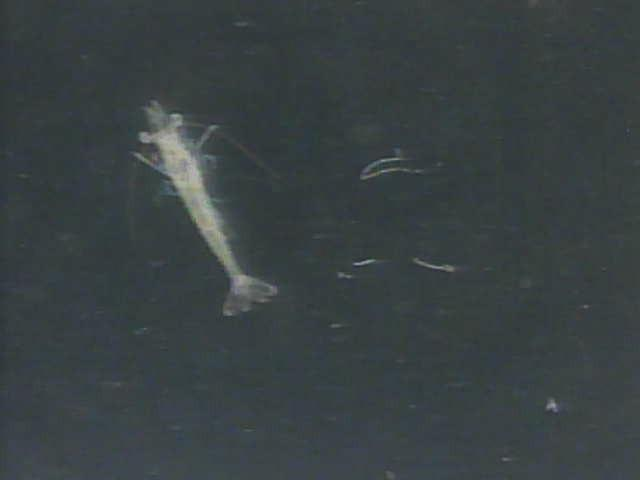
#> input picture Computer Vision for Shrimp Length Estimation/shtest.jpg, 640 x 480 px, found by its file name
$ python '5.3b Image Segmentation.py'
#> lines starting #> are read from the running program, lines starting #| are printed output that depends on the picture; after the words box and inside, x2 and y2 are one past the last pixel; in counts of white or black regions, pixels touching at a corner belong together
import cv2
import numpy as np
import matplotlib.pyplot as plt

# SETTINGS
USE_UNDISTORT = True      # True = use the camera calibration result
                          # False = use the original image directly

# READ IMAGE
gambar_bgr = cv2.imread(
    "shtest.jpg"
)
#> gambar_bgr is the input picture: shape (480, 640, 3); mean B, G, R 67.4, 65.5, 57.3

if gambar_bgr is None:
    print("Image not found!")
    exit()

# UNDISTORT (OPTIONAL)
if USE_UNDISTORT:

    data = np.load("matriks_kamera.npz")
#> (reads Computer Vision for Shrimp Length Estimation/matriks_kamera.npz from the repository)
    mtx = data["mtx"]
    dist = data["dist"]

    h, w = gambar_bgr.shape[:2]
#> h = 480; w = 640

    newcameramtx, roi = cv2.getOptimalNewCameraMatrix(
        mtx,
        dist,
        (w, h),
        1,
        (w, h)
    )
#> roi = (11, 28, 585, 403)

    gambar_bgr = cv2.undistort(
        gambar_bgr,
        mtx,
        dist,
        None,
        newcameramtx
    )
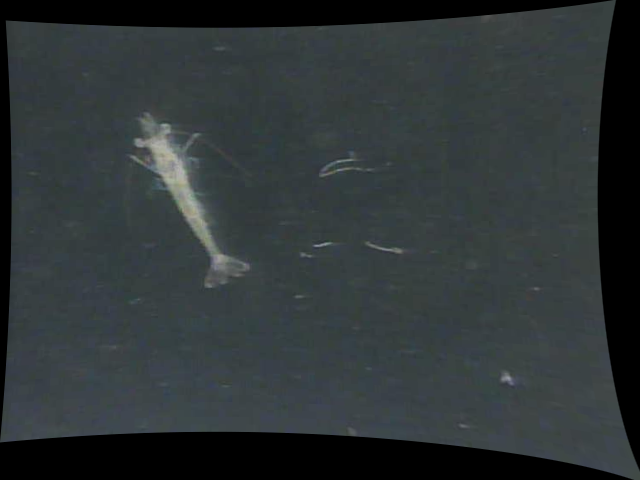
#> gambar_bgr: shape (480, 640, 3); mean B, G, R 55.2, 53.6, 47

    x, y, w_roi, h_roi = roi
#> x = 11; y = 28; w_roi = 585; h_roi = 403
    gambar_bgr = gambar_bgr[y:y+h_roi, x:x+w_roi]
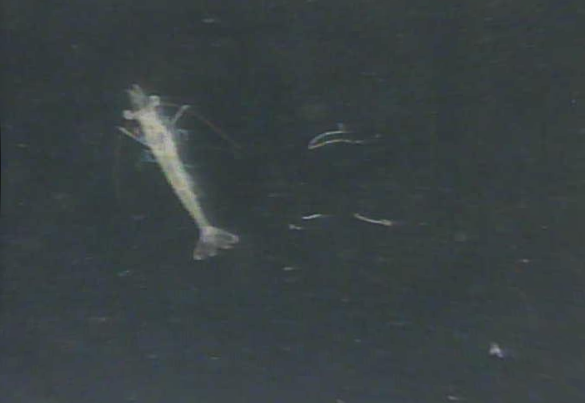
#> gambar_bgr: shape (403, 585, 3); mean B, G, R 67.2, 65.3, 57.1

# CONVERT TO GRAYSCALE
gambar_gray = cv2.cvtColor(
    gambar_bgr,
    cv2.COLOR_BGR2GRAY
)

# APPLY OTSU THRESHOLDING
nilai_otsu, gambar_segmentasi = cv2.threshold(
    gambar_gray,
    0,
    255,
    cv2.THRESH_BINARY + cv2.THRESH_OTSU
)
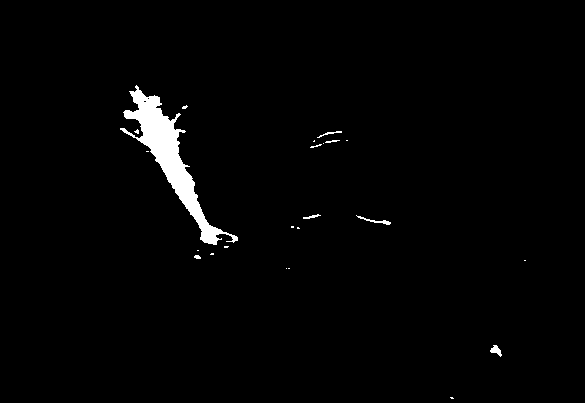
#> gambar_segmentasi: shape (403, 585); 1.8% white; 23 white regions (16 under 20 px), largest, box (x1, y1, x2, y2) and area: (120, 85, 238, 245) 3867, (356, 215, 391, 225) 83, (490, 345, 502, 357) 74
#> nilai_otsu = 97

print(f"🤖 Automatically selected threshold = {nilai_otsu:.0f}")
#| 🤖 Automatically selected threshold = 97

# COMPUTE HISTOGRAM
hist = cv2.calcHist(
    [gambar_gray],
    [0],
    None,
    [256],
    [0, 256]
)
#> hist = 256 values, max 45303 at index 60, min 0 at index 0, mean 920.9

# VISUALIZATION
plt.figure(figsize=(15, 5))

# Input image
plt.subplot(1, 3, 1)

plt.imshow(
    gambar_gray,
    cmap="gray",
    vmin=0,
    vmax=255
)

plt.title("1. Original Image")

plt.axis("off")

# Histogram
plt.subplot(1, 3, 2)

plt.plot(hist, color="gray")

plt.axvline(
    x=nilai_otsu,
    color="red",
    linestyle="--",
    linewidth=2,
    label=f"Otsu = {nilai_otsu:.0f}"
)

plt.title("2. Histogram & Otsu Threshold")
plt.xlabel("Pixel Intensity")
plt.ylabel("Pixel Count")
plt.xlim([0, 256])
plt.grid(alpha=0.3)
plt.legend()

# Segmentation result
plt.subplot(1, 3, 3)

plt.imshow(
    gambar_segmentasi,
    cmap="gray",
    vmin=0,
    vmax=255
)

plt.title("3. Otsu Segmentation Result")
plt.axis("off")

plt.tight_layout()
plt.show()
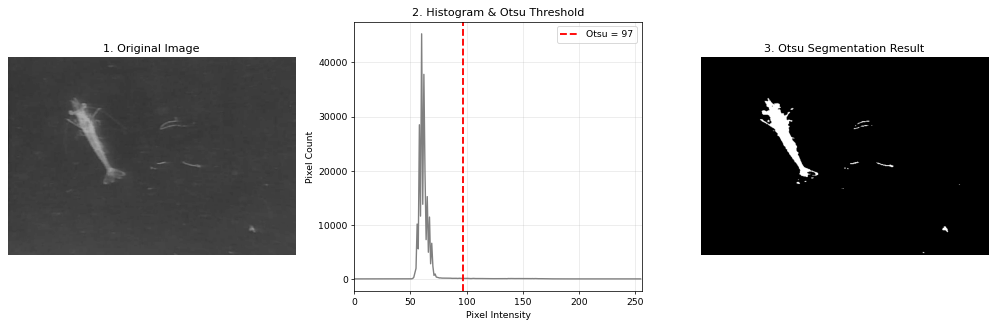
#> figure drawn by matplotlib, 3 panels; panel 2: curve peaks at x = 60, y = 45303
